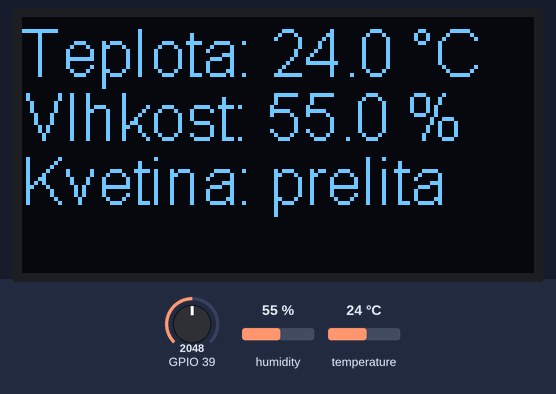
A sketch run on a simulated ESP32. On the bench: 128×64 one-colour display. The inputs (shaded band) are chosen by the test bench; at power-on: GPIO 39 = 2048, humidity 55 %, temperature 24 °C (analog values on the 0–4095 scale). What the sketch prints to the serial monitor is not drawn.

Above: at 1.2 s.
1.3 s: GPIO 39 set to 2411
2.8 s: GPIO 39 set to 2511
At 3.5 s:
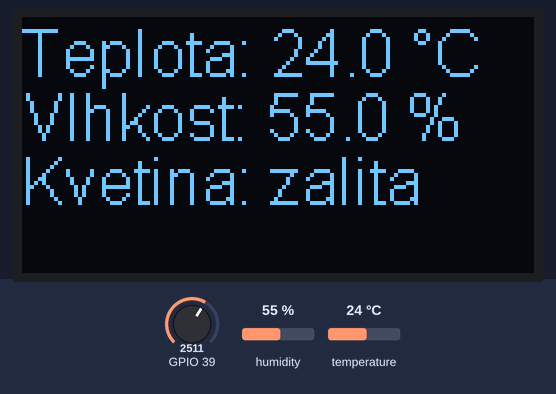
4.3 s: GPIO 39 set to 3193
5.8 s: GPIO 39 set to 3296
At 6.7 s:
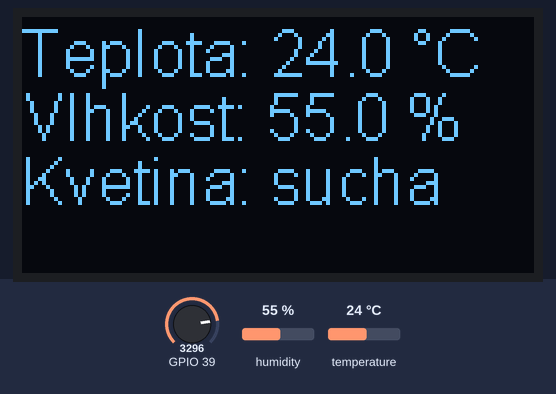
7.4 s: humidity set to 22 %
At 8.3 s:
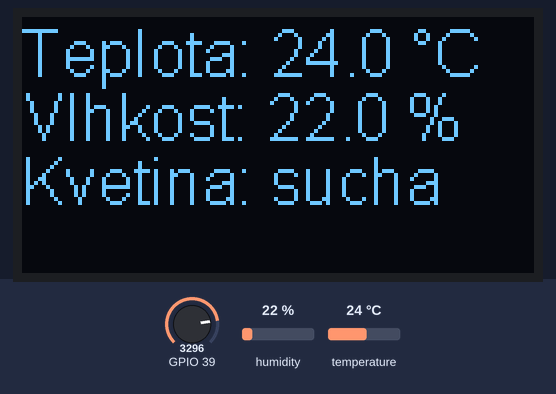
8.9 s: temperature set to 12 °C
At 9.9 s:
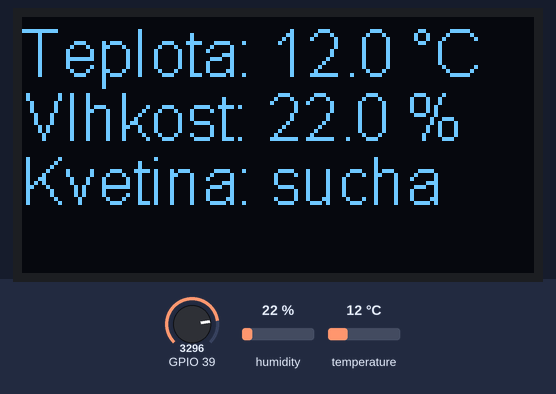
Timing chart, 0 to 11.5 s (numbered marks = the images above; inputs shaded):
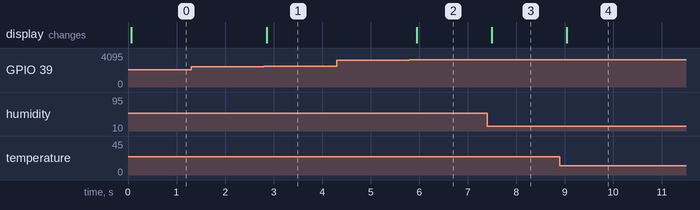

The sketch:

Chytry_kvetinac_na_dokoncenie.ino
```cpp
 #include <WEMOS_SHT3X.h>

#include <OLEDDisplay.h>
#include <OLEDDisplayFonts.h>
#include <OLEDDisplayUi.h>
#include <SH1106.h>
//#include <SH1106Brzo.h>
#include <SH1106Spi.h>
#include <SH1106Wire.h>
#include <SSD1306.h>
//#include <SSD1306Brzo.h>
#include <SSD1306I2C.h>
#include <SSD1306Spi.h>
#include <SSD1306Wire.h>

SHT3X sht30(0x45);
//OLED display init using i2c
SSD1306Wire display(0x3c, SDA, SCL);

char buff[30];
char buffpudy[30];
int analogValue = 0;
int analogVolts = 0;
float floatVolts = 0.0;


void setup() {
  Serial.begin(115200);
  analogReadResolution(12);

  Serial.begin(115200);
  Wire.begin();
  display.init();
  display.setContrast(255);
  display.setTextAlignment(TEXT_ALIGN_LEFT);
  display.setFont(ArialMT_Plain_16);
  display.display();
}

void loop() {

  analogVolts = analogReadMilliVolts(39);
    floatVolts = analogVolts/1000.0;

    if(floatVolts > 2.6     ) {
      snprintf(buffpudy, 20, "Kvetina: sucha");
    }
    else if (floatVolts <   2.0  )
    {
      snprintf(buffpudy, 20, "Kvetina: prelita");
    }
    else
    {
      snprintf(buffpudy, 20, "Kvetina: zalita");
    }

  if(sht30.get()==0) {
      display.clear();

      snprintf(buff, 20, "Teplota: %.1f °C", sht30.cTemp);
      display.drawString(0, 0, buff);

      snprintf(buff, 20, "Vlhkost: %.1f %%", sht30.humidity);
      display.drawString(0, 16, buff);

      display.drawString(0, 32, buffpudy);

      display.display();
  }
  else
  {
    sprintf(buff, "Error!");
    display.drawString(32, 0, buff);
    display.display();

    delay(2000);
  }

  // print out the values you read:
  Serial.printf("ADC volts value = %f\n", floatVolts);


  delay(100);  // delay in between reads for clear read from serial

}
```

Measured:
- the behaviour switches between 2481 and 2482 on GPIO 39 (found by bisection; images 0 and 1)
- the behaviour switches between 3227 and 3228 on GPIO 39 (found by bisection; images 1 and 2)
- after the input at 1.3 s, every drawn part: stays the same
- after the input at 2.8 s, the display: changes after 0.06 s (image 1)
- after the input at 4.3 s, every drawn part: stays the same
- after the input at 5.8 s, the display: changes after 0.15 s (image 2)
- after the input at 7.4 s, the display: changes after 0.10 s (image 3)
- after the input at 8.9 s, the display: changes after 0.14 s (image 4)
